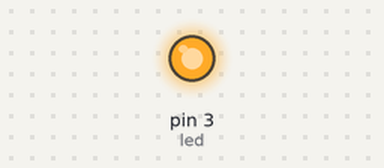
This sketch was run on a simulated Arduino Uno, built with avr-gcc and run on an emulated ATmega328P. Shown: output pins drawn as LEDs (lit = HIGH).

Above: at 0.1 s.
Timing chart, 0 to 1.6 s (numbered marks = the images above):
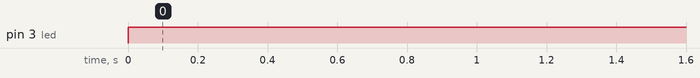

The sketch:

2-1_LED_on.ino
```cpp
// Lights on! Turning on your first LED

// In our first line of code we are giving pin 3 a name: led.
int led = 3;

// The setup routine runs once when you start up the board or press reset.
// Put all your setup instructions here, between the first set of curly brackets.
void setup() {

  // The next line tells your Arduino that the pin you've called led is an output - that it DOES something.
  pinMode(led, OUTPUT);
}

// This is the loop part of your code. Whatever code you put inside these curly brackets will run over and over again forever.
void loop() {

  // The next line tells your Arduino that the pin you've called led should be turned on.
  // In Arduino, HIGH is on and LOW is off. HIGH and LOW refer to the level of voltage your Arduino gives to the chosen pin.
  digitalWrite(led, HIGH);
}
```

Measured:
- by itself, pin 3 (led): LOW → HIGH at 0.00 s
